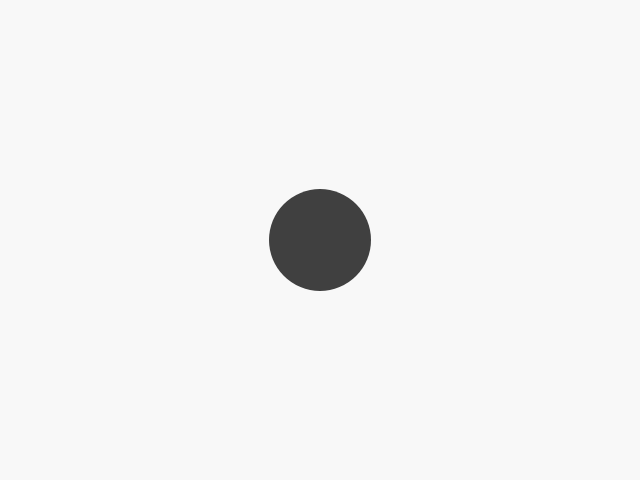
Frame 1 (no input)
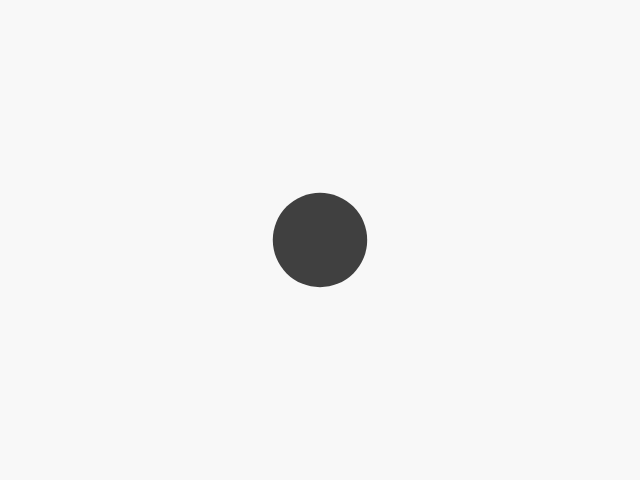
Frame 60 (no input)
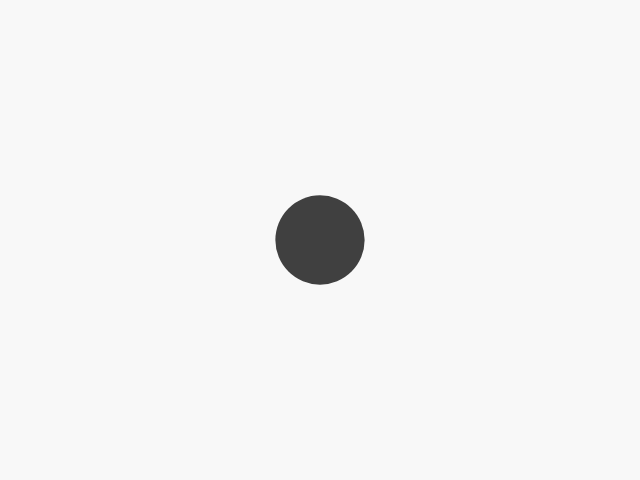
Frame 120 (the mouse pressed at the canvas centre since frame 60)

The p5.js sketch that drew these frames (run headless with seeded random() and noise() and a simulated clock; from frame 60 on, the mouse is pressed at the canvas centre):

// p5.js sketch
// ── sketch.js
// ---- definition ------------------------------------------------------------

/**
 * For internal use.
 * 5 6 7
 * 4 u 0
 * 3 2 1
 */
let moveDirectionVectorGrid;

let moveDirectionVector;
let horizontalMove = 0;
let verticalMove = 0;
let up = false;
let left = false;
let down = false;
let right = false;

const initializeMoveKeyStatus = () => {
  moveDirectionVectorGrid = [[5, 4, 3], [6, undefined, 2], [7, 0, 1]].map(
    column =>
      column.map(directionIndex => {
        if (directionIndex !== undefined)
          return p5.Vector.fromAngle(directionIndex * (Math.PI / 4));
        else return createVector();
      })
  );

  moveDirectionVector = moveDirectionVectorGrid[1][1];
};

const updateMoveKeyStatus = () => {
  horizontalMove = (left ? -1 : 0) + (right ? 1 : 0);
  verticalMove = (up ? -1 : 0) + (down ? 1 : 0);
  moveDirectionVector =
    moveDirectionVectorGrid[horizontalMove + 1][verticalMove + 1];
};

const detectMoveKeysPressed = () => {
  switch (key) {
    case "w":
      up = true;
      break;
    case "a":
      left = true;
      break;
    case "s":
      down = true;
      break;
    case "d":
      right = true;
      break;
  }

  switch (keyCode) {
    case 38:
      up = true;
      break;
    case 37:
      left = true;
      break;
    case 40:
      down = true;
      break;
    case 39:
      right = true;
      break;
  }

  updateMoveKeyStatus();
};

const detectMoveKeysReleased = () => {
  switch (key) {
    case "w":
      up = false;
      break;
    case "a":
      left = false;
      break;
    case "s":
      down = false;
      break;
    case "d":
      right = false;
      break;
  }

  switch (keyCode) {
    case 38:
      up = false;
      break;
    case 37:
      left = false;
      break;
    case 40:
      down = false;
      break;
    case 39:
      right = false;
      break;
  }

  updateMoveKeyStatus();
};

// ---- example ---------------------------------------------------------------

// -- main ----

let myPosition;
const speed = 5;

const moveMe = directionVector =>
  myPosition.add(directionVector.copy().mult(speed));

const drawMe = () =>
  circle(myPosition.x, myPosition.y, 100 + 20 * Math.sin(frameCount * 0.1));

function setup() {
  createCanvas(640, 480);

  initializeMoveKeyStatus();
  myPosition = createVector(width / 2, height / 2);

  noStroke();
  fill(64);
}

function draw() {
  background(248);

  moveMe(moveDirectionVector);
  drawMe();
}

function keyPressed() {
  detectMoveKeysPressed();
}

function keyReleased() {
  detectMoveKeysReleased();
}
